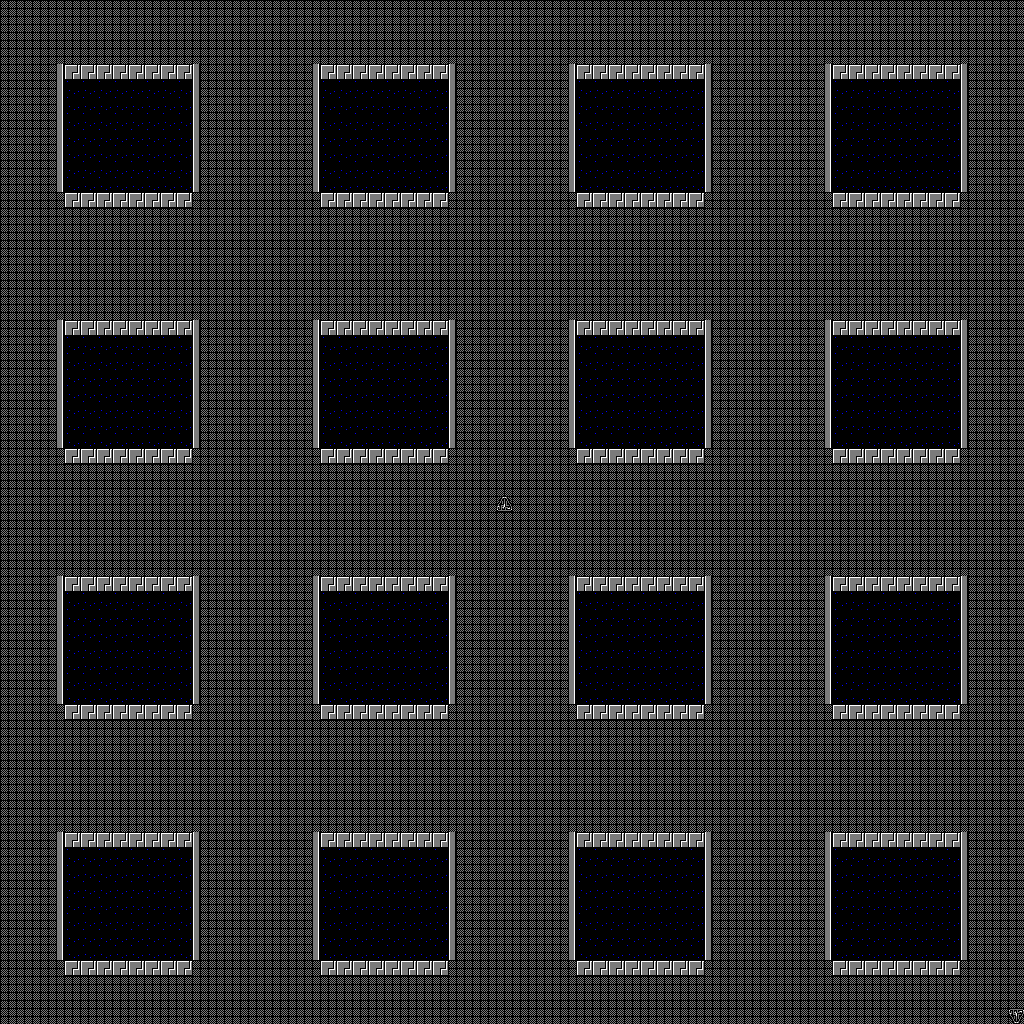

The image is a tile-based game level rendered from a .tmx file. Its description and source (layers, tilesets, objects; grid data summarised) follow:
An orthogonal 64x64 tile map with 16x16 px tiles, 1 tile layer (Tile Layer 1).

<map version="1.4" tiledversion="1.4.1" orientation="orthogonal" renderorder="right-down" width="64" height="64" tilewidth="16" tileheight="16" infinite="0" nextlayerid="2" nextobjectid="1">
 <tileset firstgid="1" source="Tilesets/SkyPalace.tsx" />
 <layer id="1" name="Tile Layer 1" width="64" height="64">
  <data>[4096 cells, 4096 non-empty, 7 distinct tile ids]</data>
 </layer>
</map>
